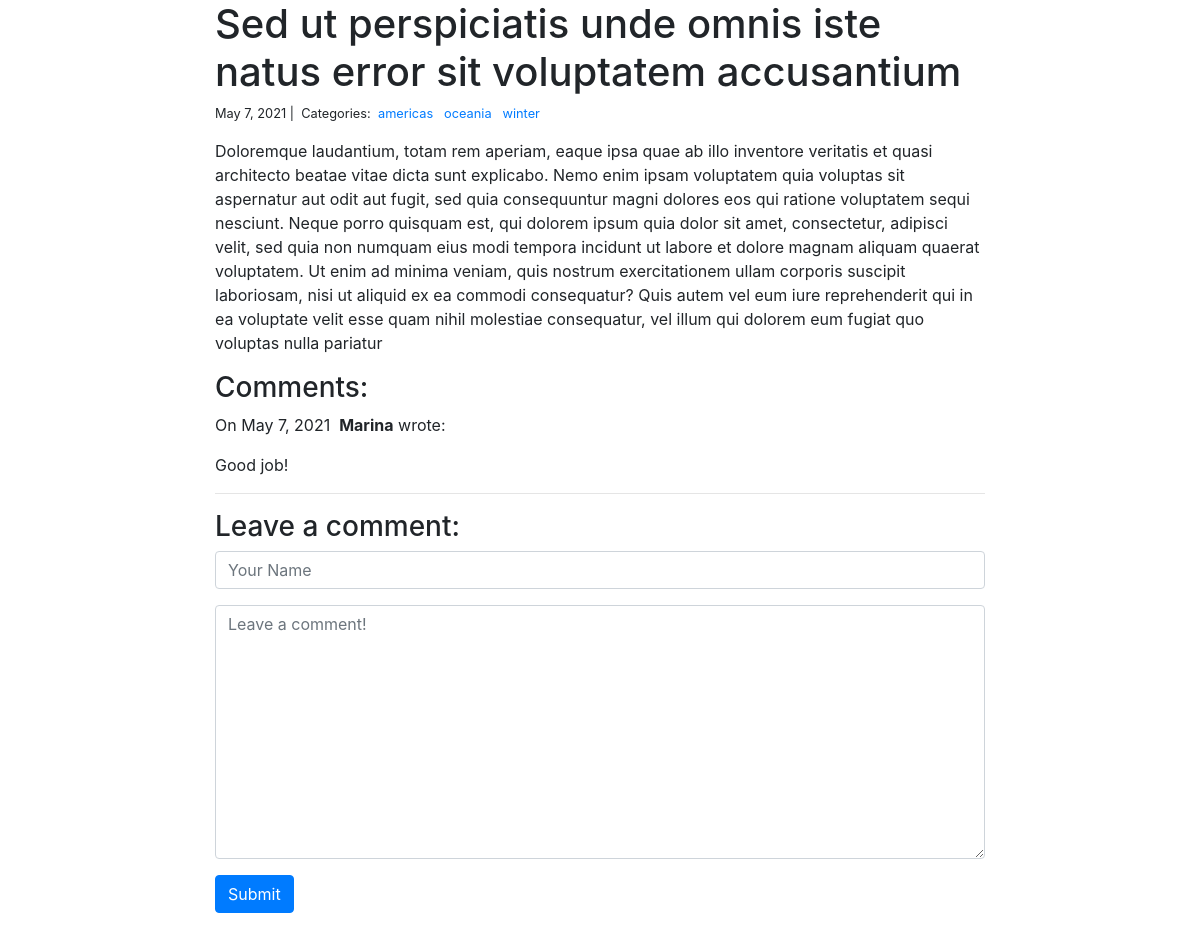
Page /blog/3/ on the committed database.
### blog/models.py (models this page shows)
class Post(models.Model):
    title = models.CharField(max_length=255)
    body = models.TextField()
    created_on = models.DateTimeField(auto_now_add=True)
    last_modified = models.DateTimeField(auto_now=True)
    categories = models.ManyToManyField('Category', related_name='posts')

class Category(models.Model):
    name = models.CharField(max_length=20)

class Comment(models.Model):
    author = models.CharField(max_length=60)
    body = models.TextField()
    created_on = models.DateTimeField(auto_now_add=True)
    post = models.ForeignKey('Post', on_delete=models.CASCADE)

### blog/views.py (the view, shortened to what this page needs)
# urls.py: path("<int:pk>/", views.blog_detail, name="blog_detail"),
def blog_detail(request, pk):
    post = Post.objects.get(pk=pk)
    form = CommentForm()
    comments = Comment.objects.filter(post=post)
    context = {
        "post": post,
        "comments": comments,
        "form": form,
    }
    return render(request, "blog_detail.html", context)

### blog/forms.py
class CommentForm(forms.Form):
    author = forms.CharField(
        max_length=60,
        widget=forms.TextInput(attrs={
            "class": "form-control",
            "placeholder": "Your Name"
        })
    )
    body = forms.CharField(widget=forms.Textarea(
        attrs={
            "class": "form-control",
            "placeholder": "Leave a comment!"
        })
    )

### blog/templates/blog_detail.html (shortened to what this page needs)
{% extends "base.html" %}
{% block page_content %}
<div class="col-md-8 offset-md-2">
    <h1>{{ post.title }}</h1>
    <small>
        {{ post.created_on.date }} |&nbsp;
        Categories:&nbsp;
        {% for category in post.categories.all %}
        <a href="{% url 'blog_category' category.name %}">
            {{ category.name }}
        </a>&nbsp;
        {% endfor %}
    </small>
    <p>{{ post.body | linebreaks }}</p>
    <h3>Comments:</h3>
    {% for comment in comments %}
    <p>
        On {{comment.created_on.date }}&nbsp;
        <b>{{ comment.author }}</b> wrote:
    </p>
    <p>{{ comment.body }}</p>
    <hr>
    {% endfor %}
    <h3>Leave a comment:</h3>
    <form action="/blog/{{ post.pk }}/" method="post">
        <div class="form-group">
            {{ form.author }}
        </div>
        <div class="form-group">
            {{ form.body }}
        </div>
        <button type="submit" class="btn btn-primary">Submit</button>
    </form>
</div>
{% endblock %}

### rows in the picture
Post: title "Sed ut perspiciatis unde omnis iste natus error sit voluptatem accusantium", created_on "May 7, 2021", body "Doloremque laudantium, totam rem aperiam, eaque ipsa quae ab illo inventore veritatis et quasi architecto beatae vitae dicta sunt explicabo. Nemo enim ipsam voluptatem quia voluptas sit aspernatur aut odit aut fugit, sed quia consequuntur magni dolores eos qui ratione voluptatem sequi nesciunt. Neque porro quisquam est, qui dolorem ipsum quia dolor sit amet, consectetur, adipisci velit, sed quia non numquam eius modi tempora incidunt ut labore et dolore magnam aliquam quaerat voluptatem. Ut enim ad minima veniam, quis nostrum exercitationem ullam corporis suscipit laboriosam, nisi ut aliquid ex ea commodi consequatur? Quis autem vel eum iure reprehenderit qui in ea voluptate velit esse quam…"
Category: name "americas"
Category: name "oceania"
Category: name "winter"
Comment: created_on "May 7, 2021", author "Marina", body "Good job!"
